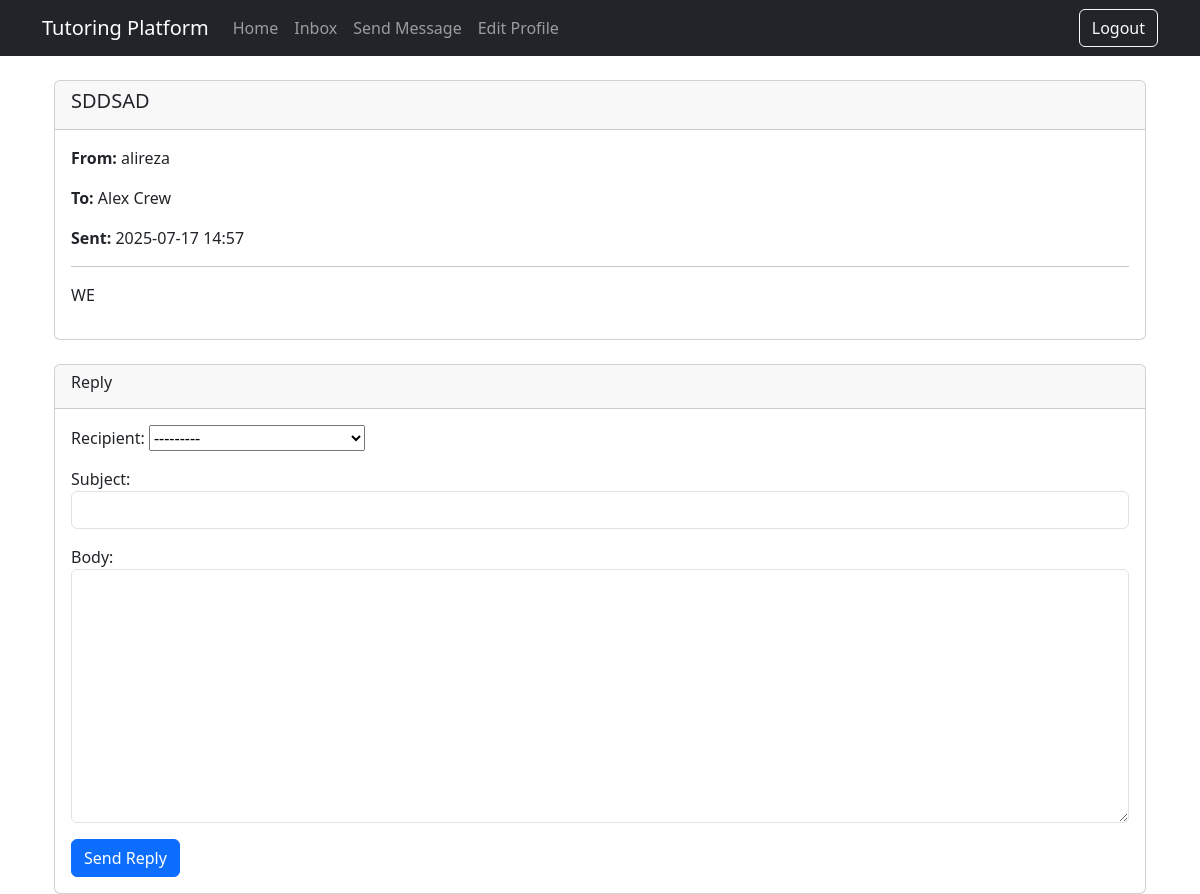
Page /messages/10/ (signed in) on the committed database.
### core/models.py (models this page shows, shortened)
class Message(models.Model):
    sender = models.ForeignKey(User, related_name='sent_messages', on_delete=models.CASCADE)
    recipient = models.ForeignKey(User, related_name='received_messages', on_delete=models.CASCADE)
    subject = models.CharField(max_length=255)
    body = models.TextField()
    timestamp = models.DateTimeField(auto_now_add=True)
    is_read = models.BooleanField(default=False)
    reply_to = models.ForeignKey('self', null=True, blank=True, on_delete=models.SET_NULL)

class CustomUser(AbstractBaseUser, PermissionsMixin):
    ROLE_CHOICES = [
        ('admin', 'Admin'),
        ('student', 'Student'),
        ('tutor', 'Tutor'),
        ('viewer', 'Viewer'),
    ]
    email = models.EmailField(unique=True)
    full_name = models.CharField(max_length=150)
    phone = models.CharField(max_length=20, unique=True)
    role = models.CharField(max_length=10, choices=ROLE_CHOICES)
    is_active = models.BooleanField(default=True)
    is_staff = models.BooleanField(default=False)
    date_joined = models.DateTimeField(auto_now_add=True)
    objects = CustomUserManager()
    USERNAME_FIELD = 'email'
    REQUIRED_FIELDS = ['full_name', 'phone', 'role']
    def __str__(self):
        return self.email

### core/views.py (the view)
# urls.py: path('messages/<int:message_id>/', message_detail, name='message_detail'),
@login_required
def message_detail(request, message_id):
    msg = get_object_or_404(Message, pk=message_id)
    if msg.recipient != request.user and msg.sender != request.user:
        messages.error(request, "You don't have permission to view this message.")
        return redirect('inbox')
    if request.method == 'POST':
        form = MessageForm(request.POST)
        if form.is_valid():
            reply = form.save(commit=False)
            reply.sender = request.user
            reply.recipient = msg.sender  # replying back
            reply.reply_to = msg
            reply.save()
            messages.success(request, "Reply sent successfully.")
            return redirect('inbox')
    else:
        form = MessageForm()
    return render(request, 'messages/detail.html', {'msg': msg, 'form': form})

### core/forms.py
class MessageForm(forms.ModelForm):
    class Meta:
        model = Message
        fields = ['recipient', 'subject', 'body']
        widgets = {
            'subject': forms.TextInput(attrs={'class': 'form-control'}),
            'body': forms.Textarea(attrs={'class': 'form-control'}),
        }

### core/templates/messages/detail.html (shortened to what this page needs)
{% extends 'base.html' %}
{% block content %}
<div class="container mt-4">
  <div class="card">
    <div class="card-header">
      <h5>{{ msg.subject }}</h5>
    </div>
    <div class="card-body">
      <p><strong>From:</strong> {{ msg.sender.full_name }}</p>
      <p><strong>To:</strong> {{ msg.recipient.full_name }}</p>
      <p><strong>Sent:</strong> {{ msg.timestamp|date:"Y-m-d H:i" }}</p>
      <hr>
      <p>{{ msg.body|linebreaks }}</p>
    </div>
  </div>
  <div class="card mt-4">
    <div class="card-header">
      <h6>Reply</h6>
    </div>
    <div class="card-body">
      <form method="post">
        {{ form.as_p }}
        <button type="submit" class="btn btn-primary">Send Reply</button>
      </form>
    </div>
  </div>
</div>
{% endblock %}

### rows in the picture
Message: subject "SDDSAD", sender.full_name "alireza", recipient.full_name "Alex Crew", timestamp "2025-07-17 14:57", body "WE"
